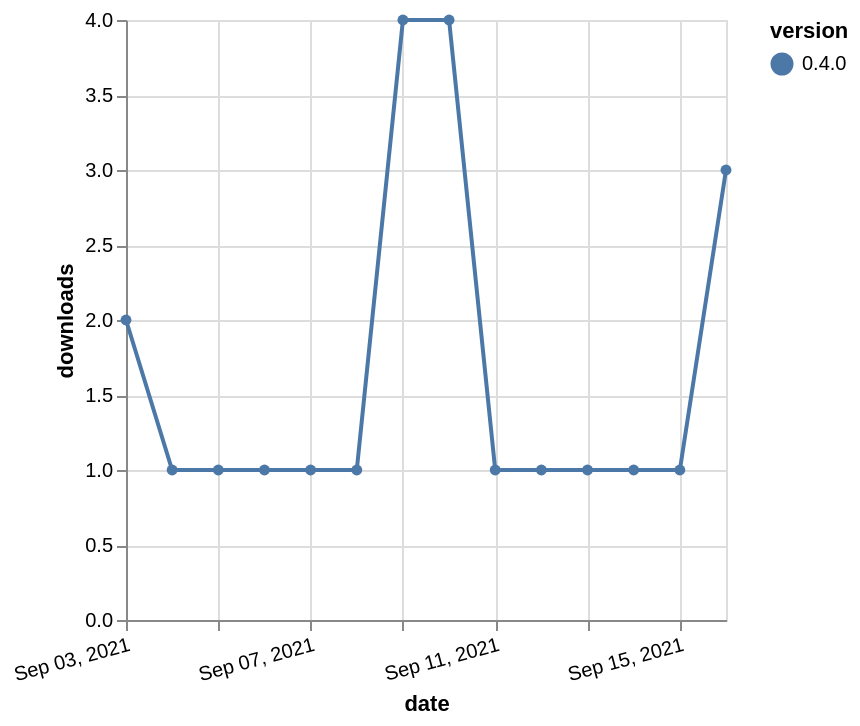

Write the Vega-Lite specification saved for this chart.
### Vega-Lite specification from a JSON file in a GitHub repository (floating-point values rounded to 4 significant figures)
{"$schema": "https://vega.github.io/schema/vega-lite/v5.json", "description": "A simple bar chart with embedded data.", "data": {"values": [{"date": "2021-09-03", "total": 596, "delta": 2, "version": "0.4.0"}, {"date": "2021-09-04", "total": 597, "delta": 1, "version": "0.4.0"}, {"date": "2021-09-05", "total": 598, "delta": 1, "version": "0.4.0"}, {"date": "2021-09-06", "total": 599, "delta": 1, "version": "0.4.0"}, {"date": "2021-09-07", "total": 600, "delta": 1, "version": "0.4.0"}, {"date": "2021-09-08", "total": 601, "delta": 1, "version": "0.4.0"}, {"date": "2021-09-09", "total": 605, "delta": 4, "version": "0.4.0"}, {"date": "2021-09-10", "total": 609, "delta": 4, "version": "0.4.0"}, {"date": "2021-09-11", "total": 610, "delta": 1, "version": "0.4.0"}, {"date": "2021-09-12", "total": 611, "delta": 1, "version": "0.4.0"}, {"date": "2021-09-13", "total": 612, "delta": 1, "version": "0.4.0"}, {"date": "2021-09-14", "total": 613, "delta": 1, "version": "0.4.0"}, {"date": "2021-09-15", "total": 614, "delta": 1, "version": "0.4.0"}, {"date": "2021-09-16", "total": 617, "delta": 3, "version": "0.4.0"}]}, "width": "container", "mark": {"type": "line", "point": {"filled": true}}, "encoding": {"x": {"field": "date", "type": "temporal", "timeUnit": "yearmonthdate", "title": "date", "axis": {"labelAngle": -15}}, "y": {"field": "delta", "type": "quantitative", "title": "downloads"}, "color": {"field": "version", "type": "nominal"}, "tooltip": {"field": "delta"}}}
